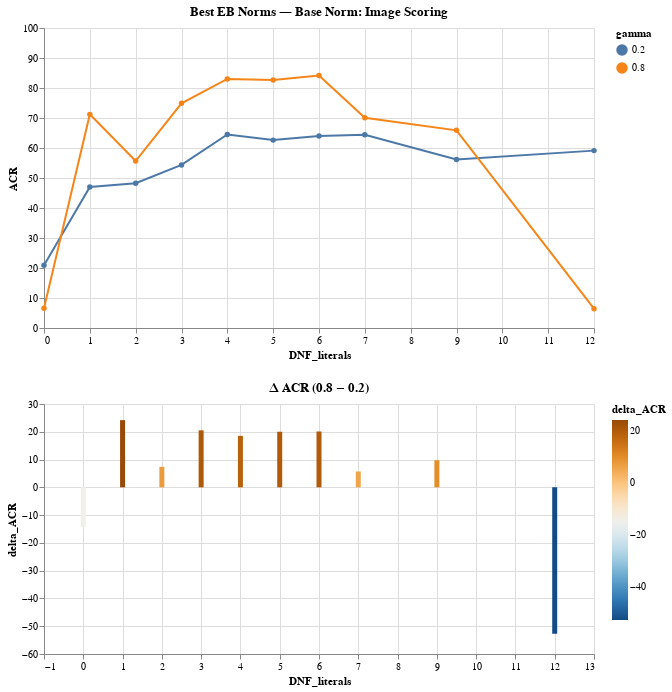

The notebook cell this image was saved under:
### Code cell
import numpy as np
import pandas as pd
import altair as alt

chosen_base_norm = "Image Scoring"

df = merged_df[
    (merged_df["base_social_norm"] == chosen_base_norm) &
    (merged_df["gens"] == 1000) & (merged_df.Z == 50)
].copy()

# Step 1 — Average across replicate runs for each emergent norm
avg_runs = (
    df.groupby(["8bit_vector", "DNF_literals", "gamma_center"], as_index=False)
      .agg(mean_coop=("average_cooperation", "mean"))
)

# Step 2 — For each gamma, pick the highest-performing emergent norm per DNF literals
def best_per_dnf_gamma(avg_df, gamma_value):
    sub = avg_df[avg_df["gamma_center"] == gamma_value]
    if len(sub) == 0:
        return pd.DataFrame(columns=["DNF_literals", "best_mean_coop"])

    best = (
        sub.groupby("DNF_literals", as_index=False)
           .agg(best_mean_coop=("mean_coop", "max"))
    )
    best["gamma"] = gamma_value
    return best

best_02 = best_per_dnf_gamma(avg_runs, 0.2)
best_08 = best_per_dnf_gamma(avg_runs, 0.8)

merged_best = pd.merge(best_02, best_08, on="DNF_literals", suffixes=("_02","_08"))
merged_best["delta_ACR"] = merged_best["best_mean_coop_08"] - merged_best["best_mean_coop_02"]

# Plot the ACR curves
long = pd.DataFrame({
    "DNF_literals": list(merged_best["DNF_literals"]) * 2,
    "ACR": list(merged_best["best_mean_coop_02"]) + list(merged_best["best_mean_coop_08"]),
    "gamma": ["0.2"] * len(merged_best) + ["0.8"] * len(merged_best),
})

line_chart = (
    alt.Chart(long)
    .mark_line(point=True)
    .encode(
        x="DNF_literals:Q",
        y=alt.Y("ACR:Q", scale=alt.Scale(domain=[0,100])),
        color="gamma:N",
        tooltip=["DNF_literals","gamma","ACR"]
    )
    .properties(width=550, height=300,
                title=f"Best EB Norms — Base Norm: {chosen_base_norm}")
)

delta_chart = (
    alt.Chart(merged_best)
    .mark_bar()
    .encode(
        x="DNF_literals:Q",
        y="delta_ACR:Q",
        color=alt.Color("delta_ACR:Q", scale=alt.Scale(scheme="blueorange")),
        tooltip=["DNF_literals","delta_ACR"]
    )
    .properties(width=550, height=250, title="Δ ACR (0.8 − 0.2)")
)

(line_chart & delta_chart)

### Figure 1 — Vega-Lite specification as saved in the notebook (floating-point values rounded to 4 significant figures)
{"config": {"view": {"continuousWidth": 400, "continuousHeight": 300}}, "vconcat": [{"data": {"name": "data-7c8c95f728c811302032e71711142a5d"}, "mark": {"type": "line", "point": true}, "encoding": {"color": {"field": "gamma", "type": "nominal"}, "tooltip": [{"field": "DNF_literals", "type": "quantitative"}, {"field": "gamma", "type": "nominal"}, {"field": "ACR", "type": "quantitative"}], "x": {"field": "DNF_literals", "type": "quantitative"}, "y": {"field": "ACR", "scale": {"domain": [0, 100]}, "type": "quantitative"}}, "height": 300, "title": "Best EB Norms — Base Norm: Image Scoring", "width": 550}, {"data": {"name": "data-d8678cc4cdfee534703571572f64bd4c"}, "mark": "bar", "encoding": {"color": {"field": "delta_ACR", "scale": {"scheme": "blueorange"}, "type": "quantitative"}, "tooltip": [{"field": "DNF_literals", "type": "quantitative"}, {"field": "delta_ACR", "type": "quantitative"}], "x": {"field": "DNF_literals", "type": "quantitative"}, "y": {"field": "delta_ACR", "type": "quantitative"}}, "height": 250, "title": "Δ ACR (0.8 − 0.2)", "width": 550}], "$schema": "https://vega.github.io/schema/vega-lite/v4.17.0.json", "datasets": {"data-7c8c95f728c811302032e71711142a5d": [{"DNF_literals": 0, "ACR": 20.92, "gamma": "0.2"}, {"DNF_literals": 1, "ACR": 47.02, "gamma": "0.2"}, {"DNF_literals": 2, "ACR": 48.26, "gamma": "0.2"}, {"DNF_literals": 3, "ACR": 54.36, "gamma": "0.2"}, {"DNF_literals": 4, "ACR": 64.5, "gamma": "0.2"}, {"DNF_literals": 5, "ACR": 62.63, "gamma": "0.2"}, {"DNF_literals": 6, "ACR": 64.02, "gamma": "0.2"}, {"DNF_literals": 7, "ACR": 64.38, "gamma": "0.2"}, {"DNF_literals": 9, "ACR": 56.15, "gamma": "0.2"}, {"DNF_literals": 12, "ACR": 59.13, "gamma": "0.2"}, {"DNF_literals": 0, "ACR": 6.581, "gamma": "0.8"}, {"DNF_literals": 1, "ACR": 71.21, "gamma": "0.8"}, {"DNF_literals": 2, "ACR": 55.64, "gamma": "0.8"}, {"DNF_literals": 3, "ACR": 74.88, "gamma": "0.8"}, {"DNF_literals": 4, "ACR": 83.03, "gamma": "0.8"}, {"DNF_literals": 5, "ACR": 82.64, "gamma": "0.8"}, {"DNF_literals": 6, "ACR": 84.13, "gamma": "0.8"}, {"DNF_literals": 7, "ACR": 70.1, "gamma": "0.8"}, {"DNF_literals": 9, "ACR": 65.89, "gamma": "0.8"}, {"DNF_literals": 12, "ACR": 6.447, "gamma": "0.8"}], "data-d8678cc4cdfee534703571572f64bd4c": [{"DNF_literals": 0, "best_mean_coop_02": 20.92, "gamma_02": 0.2, "best_mean_coop_08": 6.581, "gamma_08": 0.8, "delta_ACR": -14.34}, {"DNF_literals": 1, "best_mean_coop_02": 47.02, "gamma_02": 0.2, "best_mean_coop_08": 71.21, "gamma_08": 0.8, "delta_ACR": 24.19}, {"DNF_literals": 2, "best_mean_coop_02": 48.26, "gamma_02": 0.2, "best_mean_coop_08": 55.64, "gamma_08": 0.8, "delta_ACR": 7.381}, {"DNF_literals": 3, "best_mean_coop_02": 54.36, "gamma_02": 0.2, "best_mean_coop_08": 74.88, "gamma_08": 0.8, "delta_ACR": 20.52}, {"DNF_literals": 4, "best_mean_coop_02": 64.5, "gamma_02": 0.2, "best_mean_coop_08": 83.03, "gamma_08": 0.8, "delta_ACR": 18.53}, {"DNF_literals": 5, "best_mean_coop_02": 62.63, "gamma_02": 0.2, "best_mean_coop_08": 82.64, "gamma_08": 0.8, "delta_ACR": 20.01}, {"DNF_literals": 6, "best_mean_coop_02": 64.02, "gamma_02": 0.2, "best_mean_coop_08": 84.13, "gamma_08": 0.8, "delta_ACR": 20.11}, {"DNF_literals": 7, "best_mean_coop_02": 64.38, "gamma_02": 0.2, "best_mean_coop_08": 70.1, "gamma_08": 0.8, "delta_ACR": 5.713}, {"DNF_literals": 9, "best_mean_coop_02": 56.15, "gamma_02": 0.2, "best_mean_coop_08": 65.89, "gamma_08": 0.8, "delta_ACR": 9.746}, {"DNF_literals": 12, "best_mean_coop_02": 59.13, "gamma_02": 0.2, "best_mean_coop_08": 6.447, "gamma_08": 0.8, "delta_ACR": -52.68}]}}
